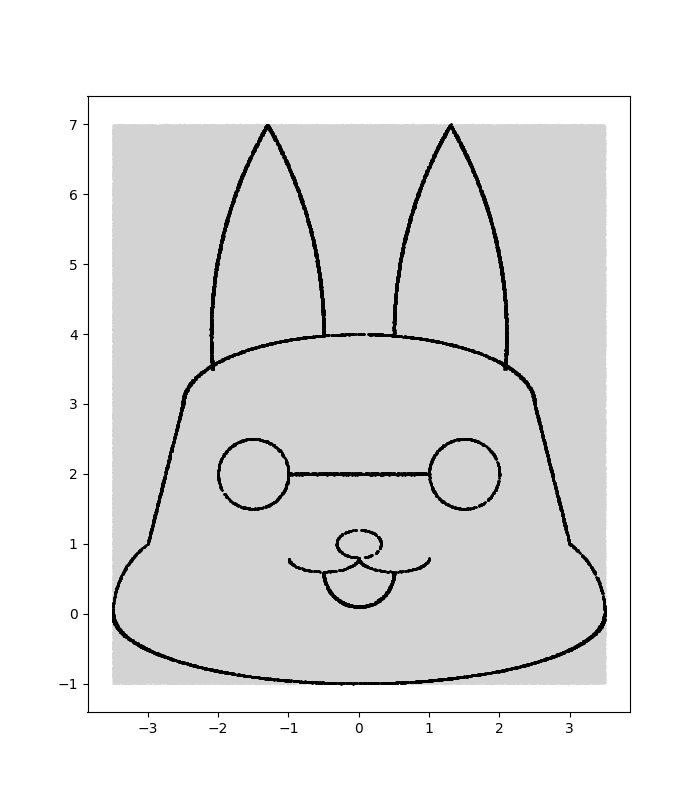

The script that drew this image:
import matplotlib as mpl
mpl.use("Agg")
import matplotlib.pyplot as plt
import elice_utils
import numpy as np
elice = elice_utils.EliceUtils()



def rabbit(P):
    th_hold = 0.03
    if np.abs((P[0] ** 2) / 12.25 + (P[1] ** 2 / 1) - 1) <= 0.01:
        if -1 <= P[1] <= 0:
        #턱
            return 0
    if np.abs((P[0] ** 2) / 0.1 + ((P[1] - 1.0) ** 2 / 0.04) - 1) <= th_hold:
        if -0.5 <= P[0] <= 0.5 and 0.8 <= P[1] <= 1.2: 
        #코
            return 0
    if np.abs(((P[0] + 0.5) ** 2) / 0.25 + ((P[1] - 0.8) ** 2 / 0.04) - 1) <= th_hold:
        if  -1 <= P[0] <= 0 and 0.6 <= P[1] <= 0.8:
        #왼쪽 입술
            return 0
    if np.abs(((P[0] - 0.5) ** 2) / 0.25 + ((P[1] - 0.8) ** 2 / 0.04) - 1) <= th_hold:
        if 0 <= P[0] <= 1 and 0.6 <= P[1] <= 0.8:
        #오른쪽 입술
            return 0
    if np.abs(P[0] ** 2 + (P[1] - 0.6) ** 2 - 0.25) <= 0.01:
        #입
        if 0 <= P[1] <= 0.6:
            return 0
    if np.abs((P[0] ** 2) / 6.25 + ((P[1] - 3) ** 2 / 1) - 1) <= 0.01:
        if 3 <= P[1] <= 4:
        #두피
            return 0
    if np.abs((-4 * P[0]) - P[1] + 13) <= th_hold:
        if  2.5 <= P[0] <= 3 and 1 <= P[1] <= 3:
        #오른쪽 위면
            return 0
    if np.abs((P[0] - 2.25) ** 2 + P[1] ** 2 - 1.56) <= 0.01:
        #오른쪽 아래면
        if 3 <= P[0] <= 3.5 and 0 <= P[1]:
            return 0
    if np.abs((4 * P[0]) - P[1] + 13) <= th_hold:
        if  -3 <= P[0] <= -2.5 and 1 <= P[1] <= 3:
        #완쪽 위면
            return 0
    if np.abs((P[0] + 2.25) ** 2 + P[1] ** 2 - 1.56) <= 0.01:
        if -3.5 <= P[0] <= -3 and 0 <= P[1]:  
        #왼쪽 아래면
            return 0
    if -1.01 <= P[0] <= 1.01 and 1.99 <= P[1] <= 2.01:
        #안경테
        return 0
    if 0.3 <= P[0] <= 1.3 and 4 <= P[1]:
        #오른쪽 귀 왼쪽
        pos = P - np.array([6.5, 4])
        return np.sqrt(np.sum(pos * pos)) - 6
    if 1.3 <= P[0] <= 2.3 and 3.5 <= P[1]:
        #오른쪽 귀 오른쪽
        pos = P - np.array([-3.9, 4])
        return np.sqrt(np.sum(pos * pos)) - 6
    if -1.3 <= P[0] <= -0.3 and 4 <= P[1]:
        #왼쪽 귀 오른쪽
        pos = P - np.array([-6.5, 4])
        return np.sqrt(np.sum(pos * pos)) - 6
    if -2.3 <= P[0] <= -1.3 and 3.5 <= P[1]:
        #왼쪽 귀 왼쪽
        pos = P - np.array([3.9, 4])
        return np.sqrt(np.sum(pos * pos)) - 6
    def left_eye(P):
        eye_pos = P - np.array([-1.5, 2])
        return np.sqrt(np.sum(eye_pos * eye_pos)) - 0.5
    def right_eye(P):
        eye_pos = P - np.array([1.5, 2])
        return np.sqrt(np.sum(eye_pos * eye_pos)) - 0.5
    return left_eye(P) * right_eye(P) 
    #return np.linalg.norm(P) - 1 # 밑의 코드와 동일하게 동작합니다.
    # return np.sqrt(np.sum(P * P)) - 1
    
def diamond(P):
    return np.abs(P[0]) + np.abs(P[1]) - 1
    
def smile(P):
    def left_eye(P):
        eye_pos = P - np.array([-0.5, 0.5])
        return np.sqrt(np.sum(eye_pos * eye_pos)) - 0.1
    
    def right_eye(P):
        eye_pos = P - np.array([0.5, 0.5])
        return np.sqrt(np.sum(eye_pos * eye_pos)) - 0.1
    
    def mouth(P):
        if P[1] < 0:
            return np.sqrt(np.sum(P * P)) - 0.7
        else:
            return 1
    
    return circle(P) * left_eye(P) * right_eye(P) * mouth(P)

def checker(P, shape, tolerance):
    return abs(shape(P)) < tolerance

def sample(num_points, xrange, yrange, shape, tolerance):
    accepted_points = []
    rejected_points = []
    
    for i in range(num_points):
        x = np.random.random() * (xrange[1] - xrange[0]) + xrange[0]
        y = np.random.random() * (yrange[1] - yrange[0]) + yrange[0]
        P = np.array([x, y])
        
        if (checker(P, shape, tolerance)):
            accepted_points.append(P)
        else:
            rejected_points.append(P)
    
    return np.array(accepted_points), np.array(rejected_points)

xrange = [-3.5, 3.5] # X축 범위입니다.
yrange = [-1, 7] # Y축 범위입니다.
accepted_points, rejected_points = sample(
    1000000, #  점의 개수를 줄이거나 늘려서 실행해 보세요. 너무 많이 늘리면 시간이 오래 걸리는 것에 주의합니다.
    xrange, 
    yrange, 
    rabbit, # smile을 circle 이나 diamond 로 바꿔서 실행해 보세요.
    0.01) # Threshold를 0.01이나 0.0001 같은 다른 값으로 변경해 보세요.

plt.figure(figsize=(xrange[1] - xrange[0], yrange[1] - yrange[0]), 
           dpi=100) # 그림이 제대로 로드되지 않는다면 DPI를 줄여보세요.
           
plt.scatter(rejected_points[:, 0], rejected_points[:, 1], c='lightgray', s=0.1)
plt.scatter(accepted_points[:, 0], accepted_points[:, 1], c='black', s=1)

plt.savefig("graph.png")
elice.send_image("graph.png")
